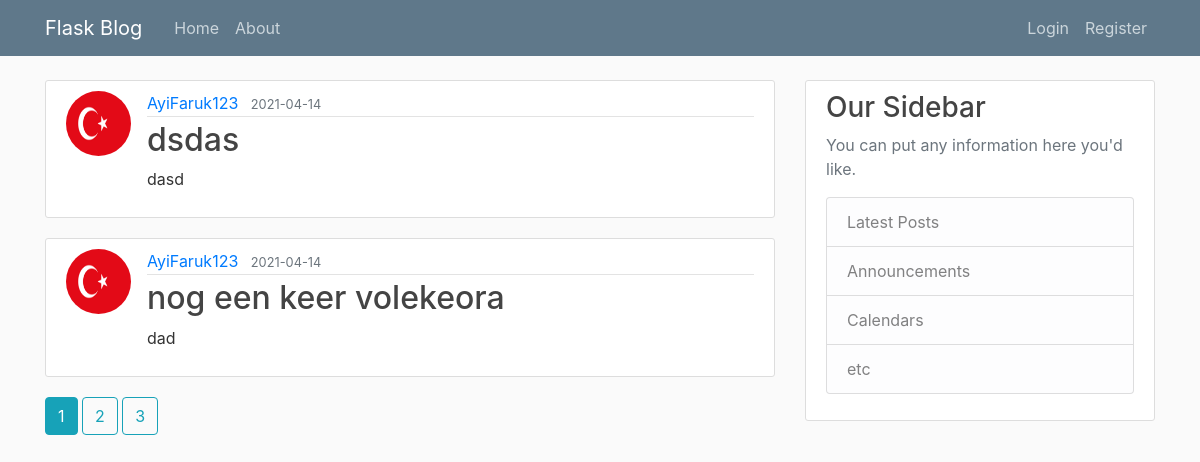
Page /home on the earlier database version.
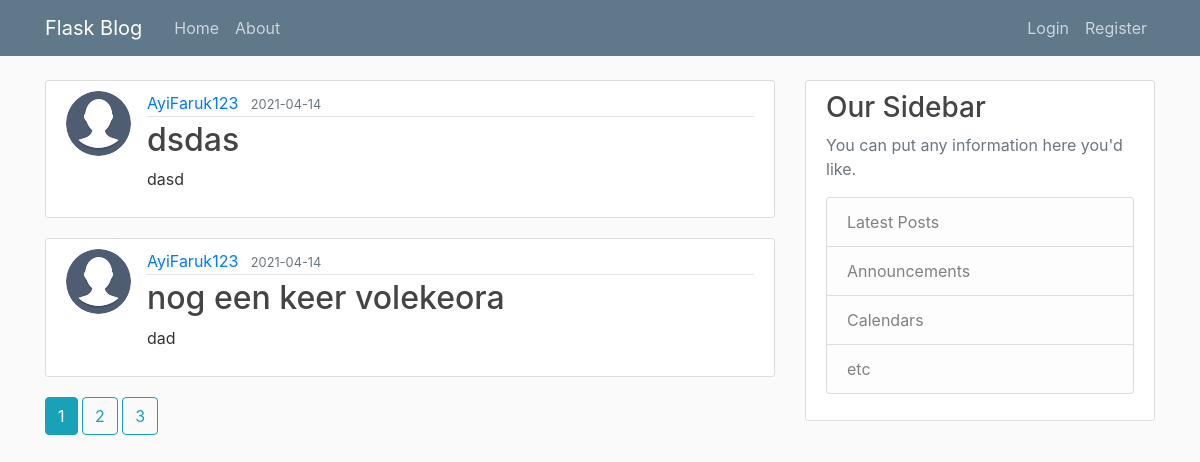
Same page on the later database version.
### app/models.py (models this page shows, shortened)
class Post(db.Model):
    id = db.Column(db.Integer, primary_key=True)
    title = db.Column(db.String(100), nullable=False)
    date_posted = db.Column(db.DateTime, nullable=False, default=datetime.utcnow)
    content = db.Column(db.Text, nullable=False)
    user_id = db.Column(db.Integer, db.ForeignKey('user.id'), nullable=False)

class User(db.Model, UserMixin):
    id = db.Column(db.Integer, primary_key=True)
    username = db.Column(db.String(20), unique=True, nullable=False)
    email = db.Column(db.String(120), unique=True, nullable=False)
    password = db.Column(db.String(120), nullable=False)
    image_file = db.Column(db.String(20), nullable=False, default='default.jpg')
    posts=  db.relationship('Post', backref='author', lazy=True)

### app/main/routes.py (the view)
@main.route("/")
@main.route("/home")
def home():
    page = request.args.get('page', 1, type=int)
    posts = Post.query.order_by(Post.date_posted.desc()).paginate(page=page, per_page=2)
    return render_template('home.html', posts=posts)

### app/templates/home.html
{% extends "layout.html" %}
{% block content %}
    {% for post in posts.items %}
        <article class="media content-section">
          <img class="rounded-circle article-img" src="{{ url_for('static', filename='profile_pics/' + post.author.image_file) }}">
          <div class="media-body">
            <div class="article-metadata">
              <a class="mr-2" href="{{ url_for('users.user_posts', username=post.author.username) }}">{{ post.author.username }}</a>
              <small class="text-muted">{{ post.date_posted.strftime('%Y-%m-%d') }}</small>
            </div>
            <h2><a class="article-title" href="{{ url_for('posts.post', post_id=post.id) }}">{{ post.title }}</a></h2>
            <p class="article-content">{{ post.content }}</p>
          </div>
        </article>
    {% endfor %}
    {% for page_num in posts.iter_pages(left_edge=1, right_edge=1, left_current=1, right_current=2) %}
      {% if page_num %}
        {% if posts.page == page_num %}
          <a class="btn btn-info mb-4" href="{{ url_for('main.home', page=page_num) }}">{{ page_num }}</a>
        {% else %}
          <a class="btn btn-outline-info mb-4" href="{{ url_for('main.home', page=page_num) }}">{{ page_num }}</a>
        {% endif %}
      {% else %}
        ...
      {% endif %}
    {% endfor %}
{% endblock content %}

Differences in the rows shown:
changed through a linked row, Post "dsdas": image_file: a different picture
changed through a linked row, Post "nog een keer volekeora": image_file: a different picture
